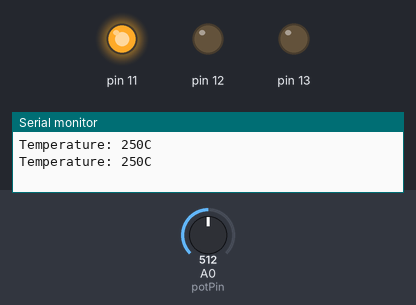
The sketch below on a simulated Arduino Uno, built with avr-gcc and run on an emulated ATmega328P. On the bench: output pins drawn as LEDs (lit = HIGH), the last lines printed to the serial monitor. Inputs (shaded band) come from the test bench; at power-on: A0 (potPin) = 512.

Above: at 1.8 s.
1.9 s: A0 (potPin) set to 71
4.2 s: A0 (potPin) set to 60
At 7.2 s:
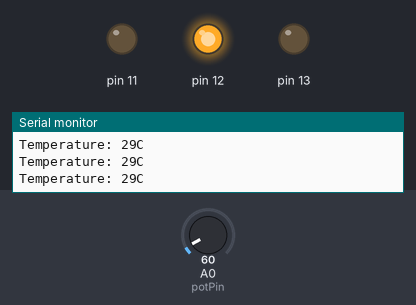
7.5 s: A0 (potPin) set to 20
At 9.7 s:
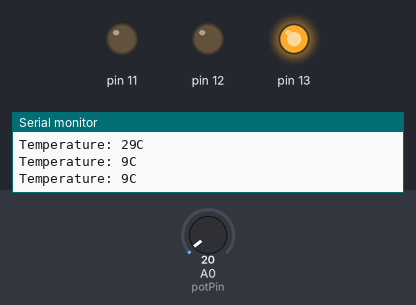
10.5 s: A0 (potPin) set to 122
At 13.2 s:
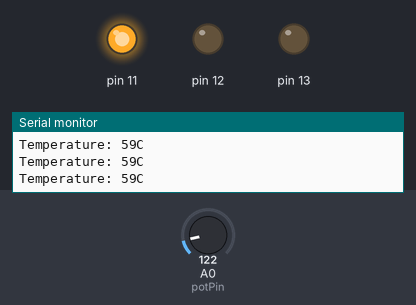
13.5 s: A0 (potPin) set to 16
At 15.6 s:
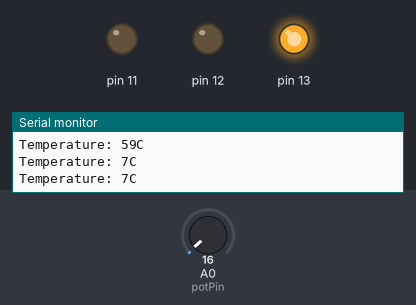
Timing chart, 0 to 17.1 s (numbered marks = the images above; inputs shaded):
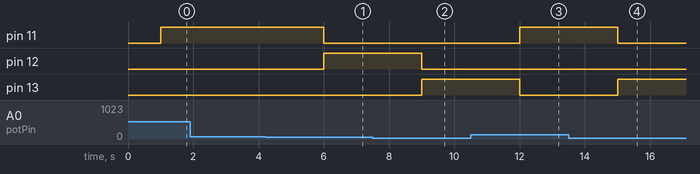

Measured:
- the behaviour switches between 64 and 63 on A0 (potPin) (found by bisection; images 0 and 1)
- after the input at 4.2 s, pin 11: HIGH → LOW after 1.8 s; pin 12: LOW → HIGH after 1.8 s
- after the input at 7.5 s, pin 12: HIGH → LOW after 1.5 s; pin 13: LOW → HIGH after 1.5 s
- after the input at 10.5 s, pin 11: LOW → HIGH after 1.5 s; pin 13: HIGH → LOW after 1.5 s
- after the input at 13.5 s, pin 11: HIGH → LOW after 1.5 s; pin 13: LOW → HIGH after 1.5 s

The sketch:

temperature_indicator.ino
```cpp
int potPin = 0;

void setup() {
  Serial.begin(9600);

  pinMode(13, OUTPUT);
  pinMode(12, OUTPUT);
  pinMode(11, OUTPUT);
}

void loop() {
  int val = analogRead(potPin);
  int vol =  val * (5.0 / 1023.0 * 100);

  Serial.print("Temperature: ");
  Serial.print(vol);
  Serial.println("C");

  delay(1000);

  if (vol <= 25) {
    digitalWrite(13, HIGH);
    digitalWrite(12, LOW);
    digitalWrite(11, LOW);
  } else if (vol >= 26 && vol <= 30) {
    digitalWrite(13, LOW);
    digitalWrite(12, HIGH);
    digitalWrite(11, LOW);
  } else {
    digitalWrite(13, LOW);
    digitalWrite(12, LOW);
    digitalWrite(11, HIGH);
  }
}
```
